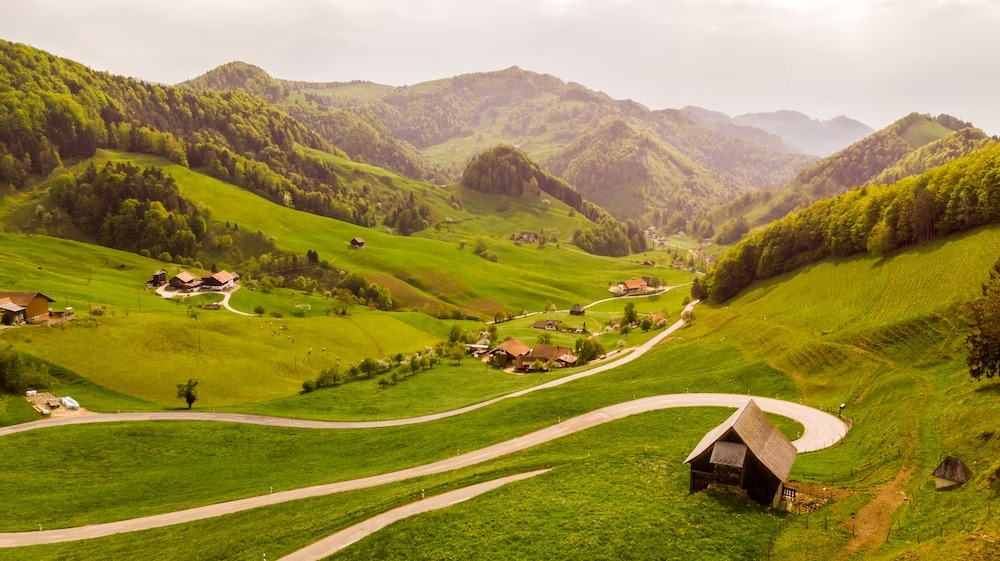
#> input picture data/original-farm.jpeg, 1000 x 561 px
$ python testing.py
#> lines starting #> are read from the running program, lines starting #| are printed output that depends on the picture; after the words box and inside, x2 and y2 are one past the last pixel; in counts of white or black regions, pixels touching at a corner belong together
#> in main, image is the input picture: shape (561, 1000, 3); mean B, G, R 68.7, 139.7, 154
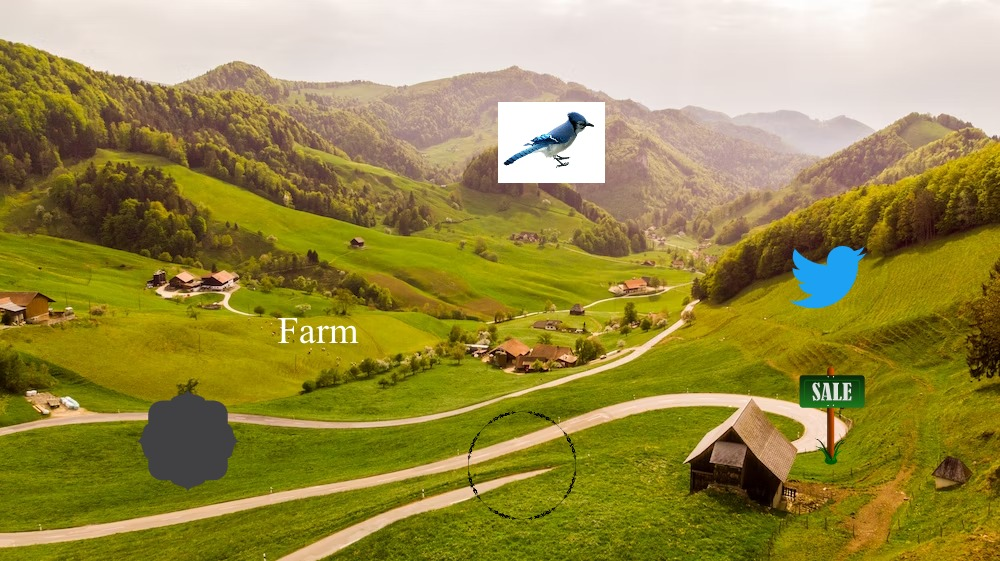
#> input picture data/Farm.jpeg, 1000 x 561 px
#> in main, watermark is the input picture: shape (561, 1000, 3); mean B, G, R 72.5, 140.3, 153.1
### remove_watermark.py
import cv2
import numpy as np

def remove_watermark(image, watermark):
    # Convert the image to grayscale
    gray = cv2.cvtColor(image, cv2.COLOR_BGR2GRAY)
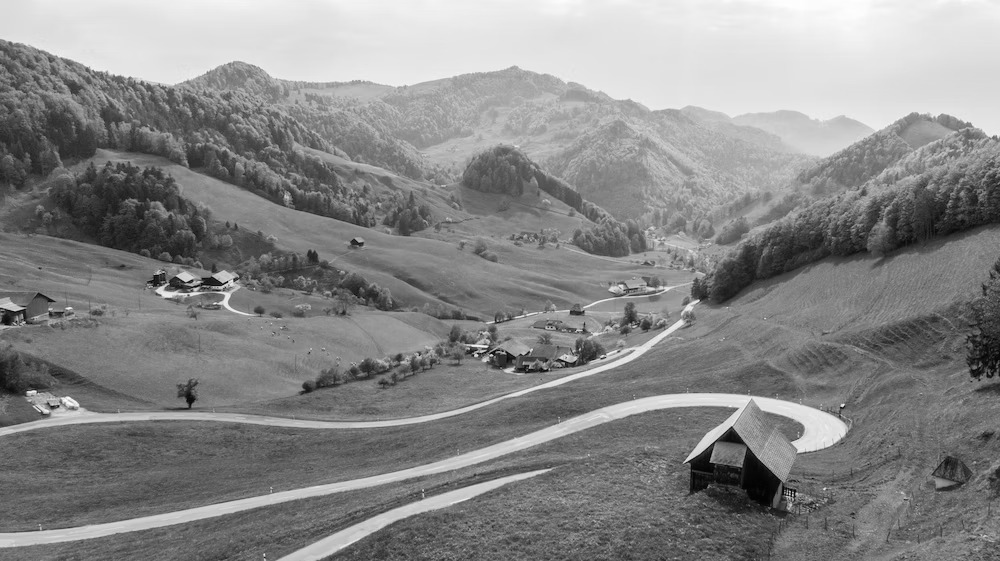
#> gray: shape (561, 1000); min 2, max 254, mean 135.9

    # Use adaptive thresholding to detect the watermark
    _, thresholded = cv2.threshold(gray, 0, 255, cv2.THRESH_BINARY + cv2.THRESH_OTSU)
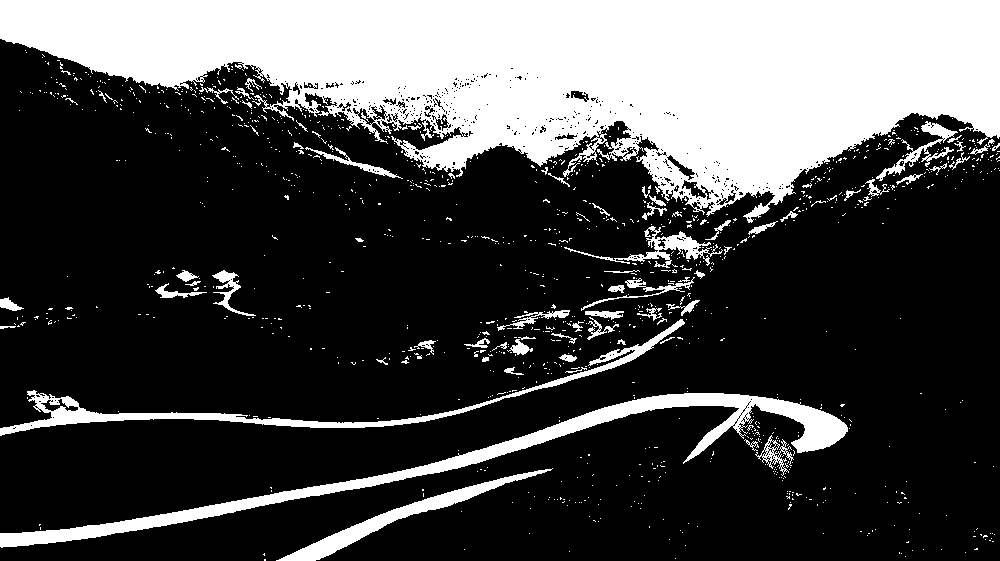
#> thresholded: shape (561, 1000); 28.2% white; 1129 white regions (1054 under 20 px)

    # Find contours in the thresholded image
    contours, _ = cv2.findContours(thresholded, cv2.RETR_EXTERNAL, cv2.CHAIN_APPROX_SIMPLE)
#> contours = 1120 contours, 1075 with area under 20; largest, box (x1, y1, x2, y2) and area: (0, 0, 1000, 223) 126200, (0, 393, 848, 548) 11308, (0, 319, 685, 436) 4626, (276, 468, 553, 561) 2901, (564, 226, 723, 268) 1034

    # Create a mask to cover the watermark region
    mask = np.zeros_like(image, dtype=np.uint8)

    # Draw contours on the mask
    cv2.drawContours(mask, contours, -1, (255, 255, 255), thickness=cv2.FILLED)
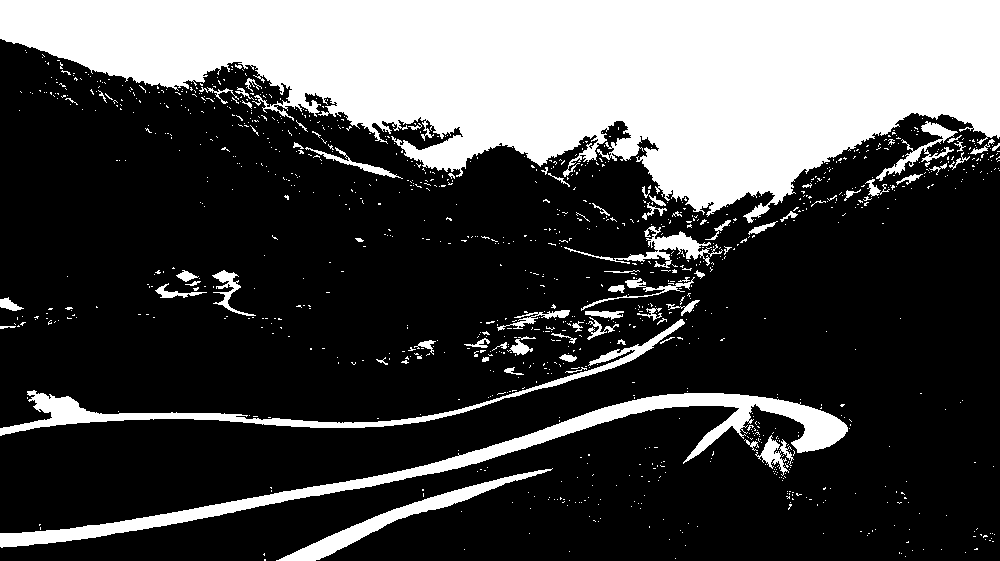
#> mask: shape (561, 1000, 3); 28.8% white; 1120 white regions (1045 under 20 px), largest, box (x1, y1, x2, y2) and area: (0, 0, 1000, 223) 128379, (0, 393, 848, 548) 12289, (0, 319, 685, 436) 5435

    # Inpainting to remove the watermark in the specific region
    result = cv2.inpaint(image, mask[:, :, 0], 3, cv2.INPAINT_TELEA)
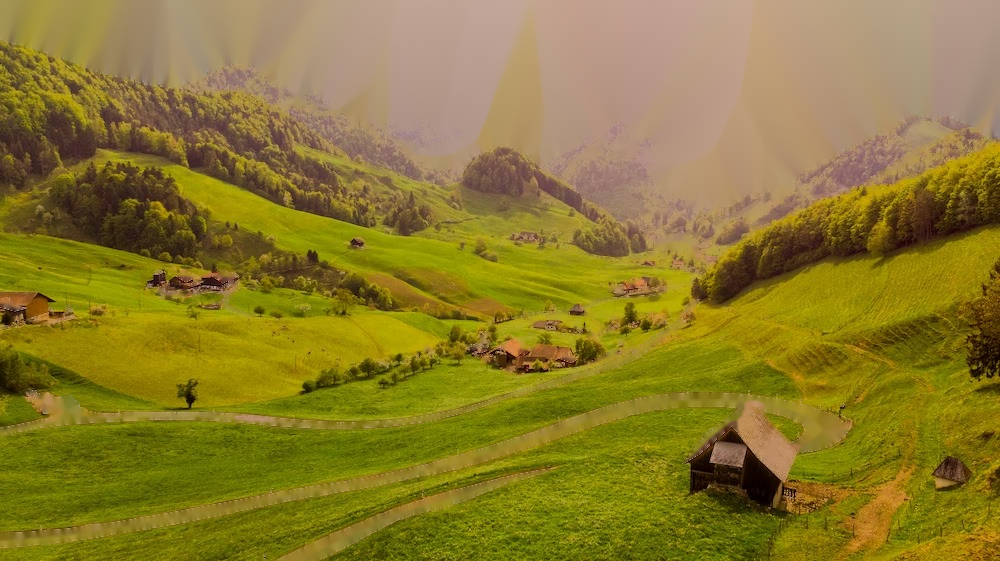
#> result: shape (561, 1000, 3); mean B, G, R 46.2, 123, 139.8

    return result

### testing.py
import cv2
from remove_watermark import remove_watermark

def main():
    # Example paths to image and watermark
    image_path = 'data/original-farm.jpeg'   # this is the original img
    watermark_path = 'data/Farm.jpeg'   # this is the watermark img

    # Read the images
    image = cv2.imread(image_path)  # reading the img
    watermark = cv2.imread(watermark_path, cv2.IMREAD_UNCHANGED)    # reading img

    # Remove the watermark
    result = remove_watermark(image, watermark)

    # Display the original image
    print("Original Image:")
    cv2.imshow('Original Image', image)
    cv2.waitKey(0)  # Wait until a key is pressed

    # Display the image with watermark removed
    print("Image with Watermark Removed:")
    cv2.imshow('Image with Watermark Removed', result)
    cv2.waitKey(0)  # Wait until a key is pressed

    # Print information
    print("Image Shape (Original):", image.shape)
#| Image Shape (Original): (561, 1000, 3)
    print("Image Shape (Result):", result.shape)
#| Image Shape (Result): (561, 1000, 3)

    # Close all windows
    cv2.destroyAllWindows()

if __name__ == '__main__':
    main()
